Frame 1 (no input): blank canvas, image omitted
Frame 60 (the mouse pressed at the canvas centre just before this capture): blank canvas, image omitted
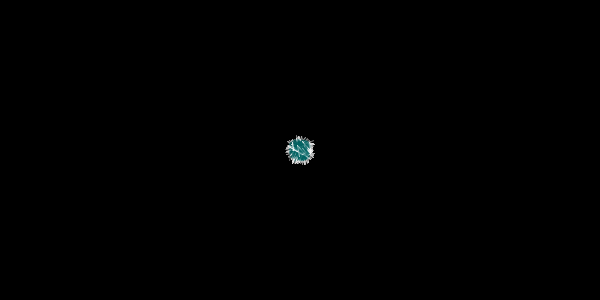
Frame 120 (the mouse held since frame 60 and released just before this capture)

The Processing sketch whose frames 1 and 60 were blank and that drew this single picture after the mouse press (run headless with seeded random() and noise(); from frame 60 on, the mouse is pressed at the canvas centre):

// Processing sketch: processing_95689
// ── processing_95689.pde

float frame = 0;

void setup() {
  size(600, 300);
  background(0);
  noStroke();
}

void draw() {
  frame += random(-5, 5);
  
  fill(0, 4);
  rect(0, 0, width, height);

  translate(mouseX, mouseY);

  if (mouseY < 50) {
    fill(200, 0, 0, 100);
  }
  else if (mouseY < 100) {
    fill(100, 100, 0, 100);
  }
  else if (mouseY < 150) {
    fill(0, 200, 0, 100);
  }
  else if (mouseY < 200) {
    fill(0, 100, 100, 100);
  }
  else if (mouseY < 250) {
    fill(0, 0, 200, 100);
  }
  else {
    fill(100, 0, 100, 100);
  }

  if (mousePressed) {
    mybigbrush();
    mybigbrush();
    mybigbrush();
  }
}

void mybigbrush() {
  pushMatrix();
  translate(random(-5, 5), random(-5, 5));
  ellipse(0, 0, random(10, 13), random(10, 13));
  stroke(255);
  line(0, 0, sin(frame)*10, cos(frame)*10);
  line(random(-5, 5), random(-5, 5), cos(frame)*10, sin(frame)*10);
  noStroke();
  for (int i = 0; i<3; i++) {
    mysmallbrush();
  }
  popMatrix();
}

void mysmallbrush() {
  pushMatrix();
  translate(random(-5, 5), random(-5, 5));
  ellipse(0, 0, random(2, 5), random(2, 5));
  popMatrix();
}
